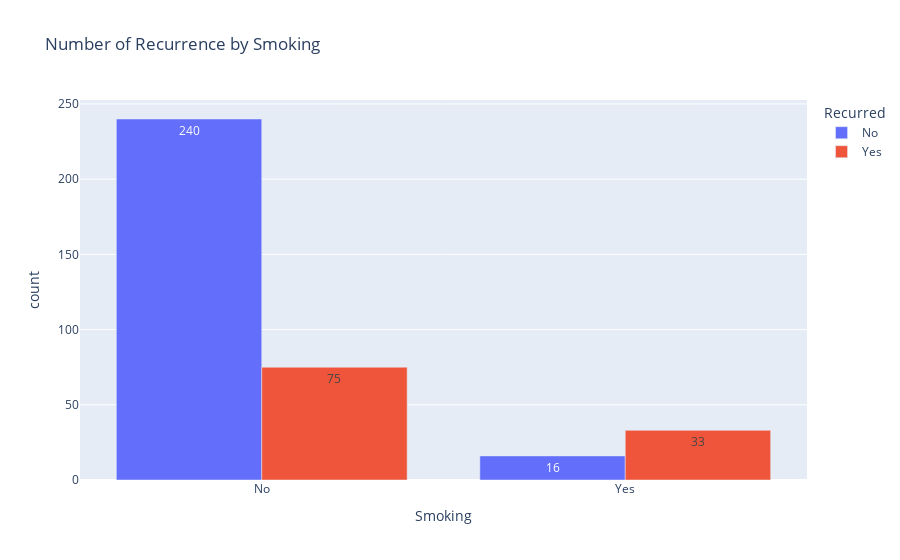

The code cell stored with this chart in its notebook:
### Code cell
px.bar(Smoking_Recurred, y= 'count', x = 'Smoking' , color = 'Recurred', barmode = 'group', title = 'Number of Recurrence by Smoking', text_auto = True)

### Figure 1 — Plotly figure (JSON) as saved in the notebook; plotly's stock layout.template omitted (floating-point values rounded to 4 significant figures)
{"data": [{"alignmentgroup": "True", "hovertemplate": "Recurred=No<br>Smoking=%{x}<br>count=%{y}<extra></extra>", "legendgroup": "No", "marker": {"color": "#636efa", "pattern": {"shape": ""}}, "name": "No", "offsetgroup": "No", "orientation": "v", "showlegend": true, "textposition": "auto", "texttemplate": "%{y}", "type": "bar", "x": ["No", "Yes"], "xaxis": "x", "y": [240, 16], "yaxis": "y"}, {"alignmentgroup": "True", "hovertemplate": "Recurred=Yes<br>Smoking=%{x}<br>count=%{y}<extra></extra>", "legendgroup": "Yes", "marker": {"color": "#EF553B", "pattern": {"shape": ""}}, "name": "Yes", "offsetgroup": "Yes", "orientation": "v", "showlegend": true, "textposition": "auto", "texttemplate": "%{y}", "type": "bar", "x": ["No", "Yes"], "xaxis": "x", "y": [75, 33], "yaxis": "y"}], "layout": {"barmode": "group", "legend": {"title": {"text": "Recurred"}, "tracegroupgap": 0}, "title": {"text": "Number of Recurrence by Smoking"}, "xaxis": {"anchor": "y", "domain": [0, 1], "title": {"text": "Smoking"}}, "yaxis": {"anchor": "x", "domain": [0, 1], "title": {"text": "count"}}}}
